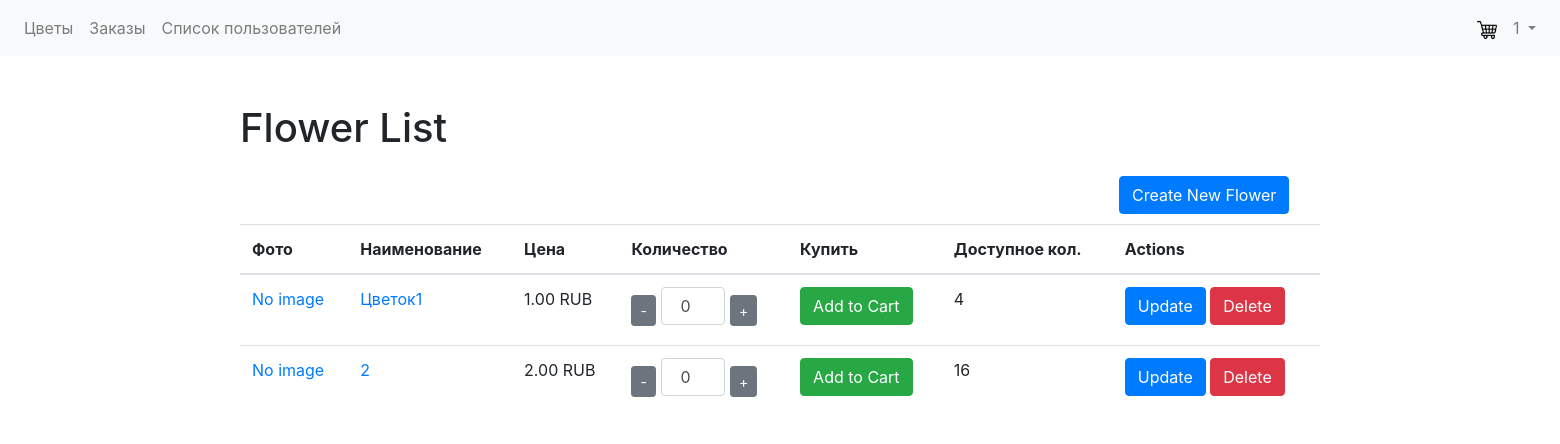
Before: /flowers/ (signed in) with the older database file.
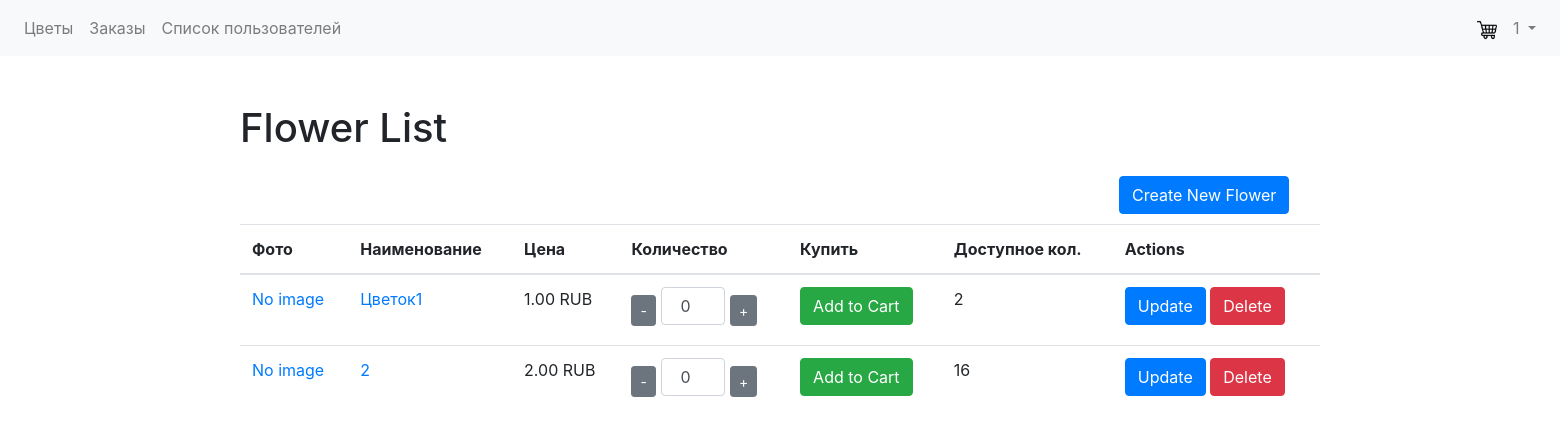
After: the same page with the newer database file.
### flowers/models.py (models this page shows)
class Flower(models.Model):
    name = models.CharField(max_length=100)
    description = models.TextField()
    price = models.DecimalField(max_digits=6, decimal_places=2, blank=True, null=True)
    image = models.ImageField(upload_to='flowers/', blank=True, null=True)
    stock = models.DecimalField(max_digits=6, decimal_places=0, blank=True, null=True, default=0)# Requires Pillow library

### flowers/views.py (the view)
# urls.py: path('', views.FlowerListView.as_view(), name='flower-list'),
class FlowerListView(ListView):
    model = Flower
    template_name = 'flowers/flower_list.html'
    context_object_name = 'flowers'
    context = {'use_specific_css': True}

### Templates/flowers/flower_list.html (shortened to what the changed rows need)
{% extends 'base.html' %}
{% block content %}
    <div class="container">
        <div class="row">
            <div class="col">
                <h1>Flower List</h1>
                <table class="table">
                    <thead>
                        <tr>
                            <th>Фото</th>
                            <th>Наименование</th>
                            <th>Цена</th>
                            <th>Количество</th>
                            <th>Купить</th>
                            <th>Доступное кол.</th>
                            {% if user.is_superuser or user.is_staff %}
                                <th>Actions</th>
                            {% endif %}
                        </tr>
                    </thead>
                    <tbody>
                        {% for flower in flowers %}
                            <tr>
                                <td>
                                    <a href="{% url 'flowers:flower-detail' flower.id %}">
                                        {% if flower.image %}
                                            <img src="{{ flower.image.url }}" alt="{{ flower.name }}" width="50">
                                        {% else %}
                                            <p>No image</p>
                                        {% endif %}
                                    </a>
                                </td>
                                <td>
                                    <a href="{% url 'flowers:flower-detail' flower.id %}">
                                        {{ flower.name }}
                                    </a>
                                </td>
                                <td>{{ flower.price }} RUB</td>
                                <td>
                                    <div class="quantity-control" style="display: flex; align-items: center; gap: 5px;">
                                        <button class="btn btn-sm btn-secondary decrement-btn">-</button>
                                        <label>
                                            <input type="number" class="form-control quantity-input" value="0" min="0" data-flower-id="{{ flower.id }}"
                                                   style="width: auto; min-width: 2em; max-width: 4em; text-align: center" id="quantityInput" data-stock={{ flower.stock }}>
                                        </label>
                                        <button class="btn btn-sm btn-secondary increment-btn">+</button>
                                    </div>
                                </td>
                                <td>
                                    {% if not user.is_authenticated %}
                                        <form method="get" action="{% url 'account:login' %}">
                                            {% csrf_token %}
                                            <button type="submit" class="btn btn-primary">Add to Cart</button>
                                        </form>
                                    {% else %}
                                        <button class="btn btn-success add-to-cart-btn" data-flower-id="{{ flower.id }}">
                                             Add to Cart
                                        </button>
                                    {% endif %}
                                </td>
                                <td>
                                    <p>{{ flower.stock }}</p>
                                </td>
                                <td>
                                    {% if user.is_superuser or user.is_staff %}
                                        <a href="{% url 'flowers:flower-update' flower.id %}" class="btn btn-primary">Update</a>
                                        <a href="{% url 'flowers:flower-delete' flower.id %}" class="btn btn-danger">Delete</a>
                                    {% endif %}
                                </td>
                            </tr>
                        {% endfor %}
                    </tbody>
                </table>
            </div>
        </div>
    </div>
{% endblock %}

Changed rows visible on the page:
changed Flower "Цветок1": stock "4" → "2"
